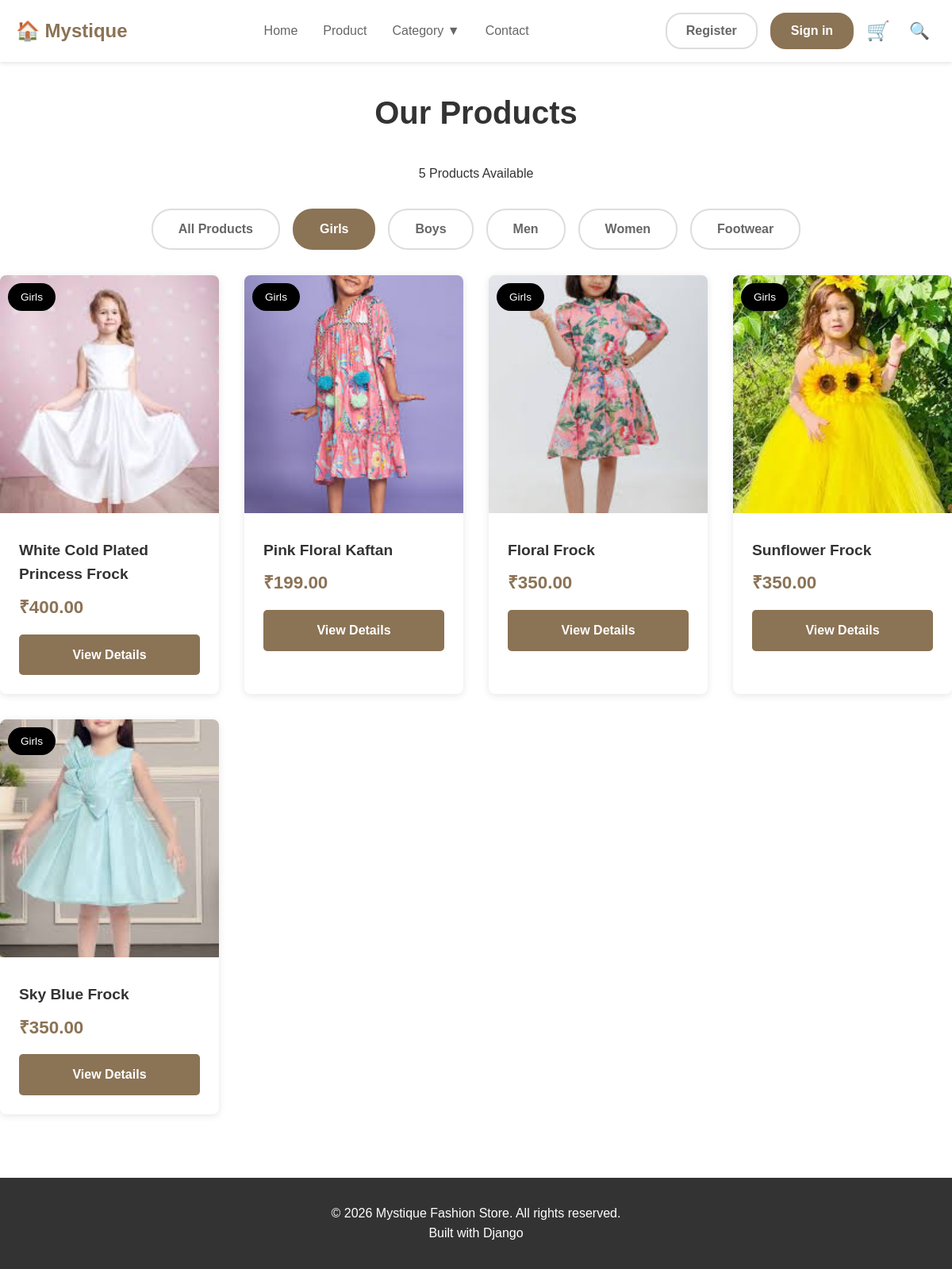
The app's page /products/?category=KIDS_FEMALE with its own data.
### products/models.py (models this page shows, shortened)
class Product(models.Model):
    STOCK_STATUS = [
        ('IN_STOCK', 'In Stock'),
        ('OUT_OF_STOCK', 'Out of Stock'),
    ]
    SIZE_CHOICES = [
        ('XS', 'Extra Small'),
        ('S', 'Small'),
        ('M', 'Medium'),
        ('L', 'Large'),
        ('XL', 'Extra Large'),
        ('XXL', '2XL'),
        ('FREE', 'Free Size'),
    ]
    name = models.CharField(max_length=200)
    slug = models.SlugField(unique=True, blank=True)
    category = models.ForeignKey(Category, on_delete=models.CASCADE, related_name='products')
    price = models.DecimalField(max_digits=10, decimal_places=2)
    description = models.TextField(blank=True)
    image = models.ImageField(upload_to='products/')
    stock_status = models.CharField(max_length=20, choices=STOCK_STATUS, default='IN_STOCK')
    available_sizes = models.CharField(max_length=200, help_text='Comma-separated sizes')
    created_at = models.DateTimeField(auto_now_add=True)
    updated_at = models.DateTimeField(auto_now=True)
    featured = models.BooleanField(default=False)
    class Meta:
        ordering = ['-created_at']

class Category(models.Model):
    CATEGORY_CHOICES = [
        ('ALL', 'All'),
        ('KIDS_FEMALE', 'Girls'),
        ('KIDS_MALE', 'Boys'),
        ('MEN', 'Men'),
        ('WOMEN', 'Women'),
        ('FOOTWEAR', 'Footwear'),
    ]
    name = models.CharField(max_length=100, choices=CATEGORY_CHOICES, unique=True)
    slug = models.SlugField(unique=True, blank=True)
    description = models.TextField(blank=True)
    created_at = models.DateTimeField(auto_now_add=True)
    class Meta:
        verbose_name_plural = 'Categories'
        ordering = ['name']

### products/views.py (the view, shortened to what this page needs)
# urls.py: path('', views.product_list_view, name='product_list'),
def product_list_view(request):
    products = Product.objects.all()
    category_filter = request.GET.get('category')
    search_query = request.GET.get('q')
    if category_filter and category_filter != 'ALL':
        products = products.filter(category__name=category_filter)
    paginator = Paginator(products, 8)
    page_number = request.GET.get('page')
    page_obj = paginator.get_page(page_number)
    categories = Category.objects.all()
    context = {
        'products': page_obj,
        'categories': categories,
        'current_category': category_filter,
        'search_query': search_query,
    }
    return render(request, 'products/product_list.html', context)

### cart/context_processors.py (called while the page is built)
def cart_context(request):
    return {
        'cart_count': get_cart_count(request),
        'cart_total': get_cart_total(request),
    }

### cart/utils.py (called while the page is built, shortened)
def get_cart_total(request):
    if request.user.is_authenticated:
        cart = get_user_cart(request.user)
        return cart.get_total()
    else:
        session_cart = SessionCart(request)
        return session_cart.get_total()

def get_cart_count(request):
    if request.user.is_authenticated:
        cart = get_user_cart(request.user)
        return cart.get_items_count()
    else:
        session_cart = SessionCart(request)
        return session_cart.get_items_count()

    def get_items(self):
        product_ids = self.cart.keys()
        products = Product.objects.filter(id__in=product_ids)
        items = []
        return items

    def get_total(self):
        return sum(Decimal(item['subtotal']) for item in self.get_items())

    def get_items_count(self):
        return sum(item['quantity'] for item in self.cart.values())

### products/templates/products/product_list.html (shortened to what this page needs)
{% extends 'base.html' %}
{% block content %}
<section class="products-section container">
    <div class="page-header">
        {% if search_query %}
            <h1>Search Results</h1>
        {% else %}
            <h1>Our Products</h1>
        {% endif %}
    </div>
    {% if search_query %}
    <div class="search-info">
        Showing results for: <strong>"{{ search_query }}"</strong>
        ({{ products.paginator.count }} product{% if products.paginator.count != 1 %}s{% endif %} found)
        <br>
        <a href="{% url 'products:product_list' %}" style="color: #8B7355; margin-top: 0.5rem; display: inline-block;">← View All Products</a>
    </div>
    {% else %}
    <p style="text-align: center; margin-bottom: 2rem;">{{ products.paginator.count }} Products Available</p>
    {% endif %}
    {% if not search_query %}
    <div class="filter-section">
        <a href="{% url 'products:product_list' %}" class="filter-btn {% if not current_category %}active{% endif %}">
            All Products
        </a>
        <a href="{% url 'products:product_list' %}?category=KIDS_FEMALE" class="filter-btn {% if current_category == 'KIDS_FEMALE' %}active{% endif %}">
            Girls
        </a>
        <a href="{% url 'products:product_list' %}?category=KIDS_MALE" class="filter-btn {% if current_category == 'KIDS_MALE' %}active{% endif %}">
            Boys
        </a>
        <a href="{% url 'products:product_list' %}?category=MEN" class="filter-btn {% if current_category == 'MEN' %}active{% endif %}">
            Men
        </a>
        <a href="{% url 'products:product_list' %}?category=WOMEN" class="filter-btn {% if current_category == 'WOMEN' %}active{% endif %}">
            Women
        </a>
        <a href="{% url 'products:product_list' %}?category=FOOTWEAR" class="filter-btn {% if current_category == 'FOOTWEAR' %}active{% endif %}">
            Footwear
        </a>
    </div>
    {% endif %}
    <div class="products-grid">
        {% for product in products %}
        <div class="product-card">
            <div style="position: relative;">
                <img src="{{ product.image.url }}" alt="{{ product.name }}" class="product-image">
                <span class="product-badge">{{ product.category.get_name_display }}</span>
            </div>
            <div class="product-info">
                <h3 class="product-name">{{ product.name }}</h3>
                <p class="product-price">₹{{ product.price }}</p>
                <a href="{% url 'products:product_detail' product.slug %}" class="view-btn">
                    View Details
                </a>
            </div>
        </div>
        {% endfor %}
    </div>
</section>
{% endblock %}

### static/css/style.css (style rules this page uses)
.products-grid { display: grid; grid-template-columns: repeat(auto-fill, minmax(250px, 1fr)); gap: 2rem; margin-top: 2rem; }
.product-card { background: white; border-radius: 8px; overflow: hidden; box-shadow: 0 2px 10px rgba(0,0,0,0.1); transition: transform 0.3s; position: relative; }
.product-image { width: 100%; height: 250px; object-fit: cover; }
.product-info { padding: 1rem; }
.product-badge { position: absolute; top: 10px; left: 10px; background: black; color: white; padding: 0.3rem 0.8rem; border-radius: 15px; font-size: 0.8rem; z-index: 10; }
.product-name { font-size: 1.1rem; margin-bottom: 0.5rem; }
.product-price { font-size: 1.3rem; color: #8B7355; font-weight: bold; }

### templates/base.html (style rules this page uses)
* { margin: 0; padding: 0; box-sizing: border-box; }
body { font-family: Arial, sans-serif; line-height: 1.6; color: #333; }
.container { max-width: 1200px; margin: 0 auto; padding: 0 20px; }

### products/templates/products/product_list.html (style rules this page uses)
.products-section { padding: 2rem 0; }
.page-header { text-align: center; margin-bottom: 2rem; }
.page-header h1 { font-size: 2.5rem; margin-bottom: 1rem; }
.filter-section { display: flex; justify-content: center; gap: 1rem; margin-bottom: 2rem; flex-wrap: wrap; }
.filter-btn { padding: 0.7rem 2rem; border: 2px solid #ddd; background: white; cursor: pointer; border-radius: 25px; transition: all 0.3s; font-size: 1rem; font-weight: 600; text-decoration: none; color: #666; }
.filter-btn:hover, .filter-btn.active { background: #8B7355; color: white; border-color: #8B7355; }
.products-grid { display: grid; grid-template-columns: repeat(auto-fill, minmax(250px, 1fr)); gap: 2rem; }
.product-card { background: white; border-radius: 8px; overflow: hidden; box-shadow: 0 2px 10px rgba(0,0,0,0.1); transition: transform 0.3s; }
.product-image { width: 100%; height: 300px; object-fit: cover; }
.product-info { padding: 1.5rem; }
.product-badge { position: absolute; top: 10px; left: 10px; background: black; color: white; padding: 0.4rem 1rem; border-radius: 20px; font-size: 0.85rem; }
.product-name { font-size: 1.2rem; margin-bottom: 0.5rem; font-weight: 600; }
.product-price { font-size: 1.4rem; color: #8B7355; font-weight: bold; margin-bottom: 1rem; }
.view-btn { width: 100%; padding: 0.8rem; background: #8B7355; color: white; border: none; border-radius: 5px; cursor: pointer; font-weight: 600; text-decoration: none; display: block; text-align: center; }

### records on screen
Product: image (picture), category.name "Girls", name "White Cold Plated Princess Frock", price "400.00"
Product: image (picture), category.name "Girls", name "Pink Floral Kaftan", price "199.00"
Product: image (picture), category.name "Girls", name "Floral Frock", price "350.00"
Product: image (picture), category.name "Girls", name "Sunflower Frock", price "350.00"
Product: image (picture), category.name "Girls", name "Sky Blue Frock", price "350.00"

### other values on screen
{{ products.paginator.count }} "5"
